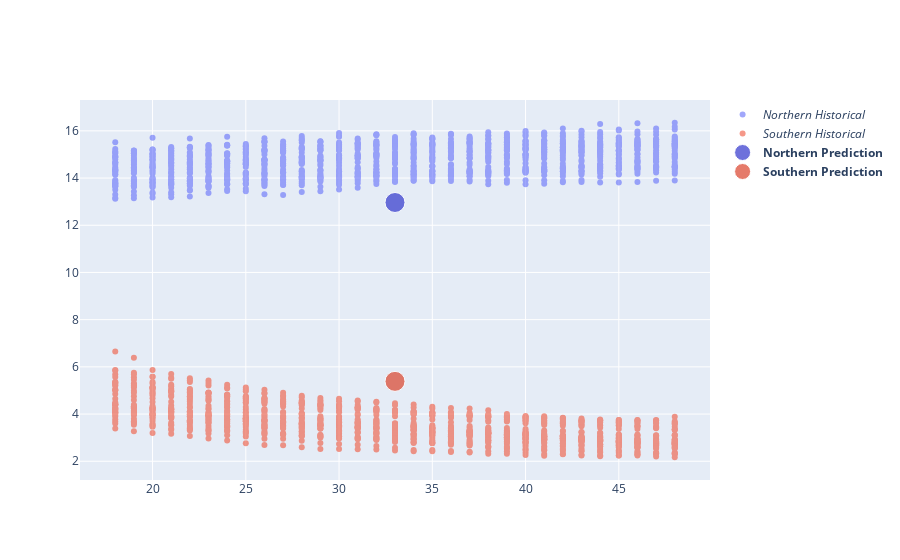

Notebook cell for this chart:
### Code cell
# First lets plot the Scatter Plot
# Change these values to get different prediction dates
month_ = 2
day_ = 2
year_ = 2020

plotly_scatter = plotly_scatter_plot(month_, day_, year_, DF_DATASET, N_L_REGR, S_L_REGR)
plotly_scatter.show()

### Figure 1 — Plotly figure (JSON) as saved in the notebook; plotly's stock layout.template omitted (floating-point values rounded to 4 significant figures; data arrays with more than 128 entries replaced by an {"elided": "..."} marker saying what was removed)
{"data": [{"hovertemplate": "<b>Extent</b>: %{y:.2f}<br><b>Day of Year</b>: %{x}<br><b>Date</b>: %{text}", "mode": "markers", "name": "<i>Northern Historical</i>", "opacity": 0.6, "text": {"elided": "1132 str values"}, "type": "scatter", "x": {"elided": "1132 int values"}, "y": {"elided": "1132 float values"}}, {"hovertemplate": "<b>Extent</b>: %{y:.2f}<br><b>Day of Year</b>: %{x}<br><b>Date</b>: %{text}", "mode": "markers", "name": "<i>Southern Historical</i>", "opacity": 0.6, "text": {"elided": "1132 str values"}, "type": "scatter", "x": {"elided": "1132 int values"}, "y": {"elided": "1132 float values"}}, {"marker": {"color": "#3136cc", "size": [20]}, "mode": "markers", "name": "<b>Northern Prediction</b>", "type": "scatter", "visible": true, "x": [33], "y": [12.96]}, {"marker": {"color": "#db432c", "size": [20]}, "mode": "markers", "name": "<b>Southern Prediction</b>", "type": "scatter", "visible": true, "x": [33], "y": [5.386]}], "layout": {}}
